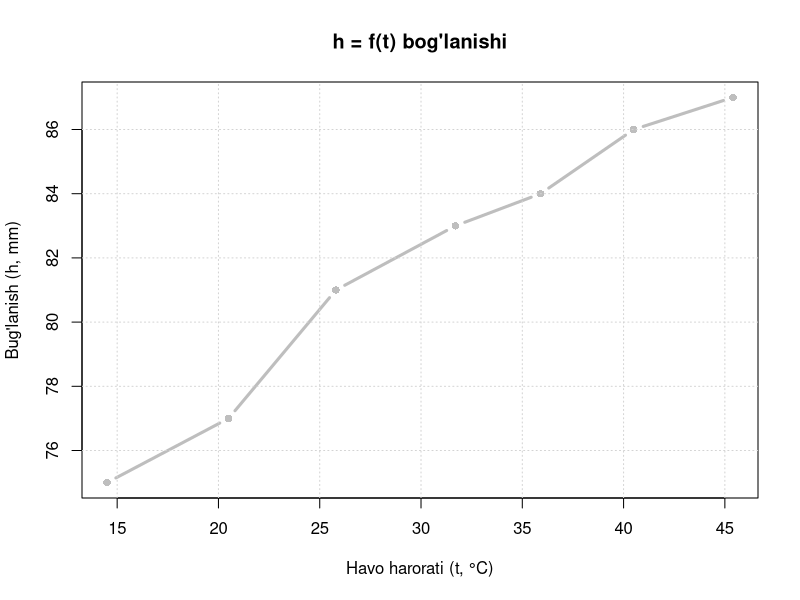

R code for this plot: (Note: this script raises an error after producing the figure.)
# Authors: GAVKHAR Mamadjanova & ZULFIYA Kuranboyeva 
#----------------------------------------------------------------------------- #
#                       5a-amaliy mashg'ulot / Practical 5a                     #
# Y=a+b*x ko'rinishidagi tenglamaning noma'lum parametrlarini 3 usul bilan aniqlash
#     Estimation of the unknown parameters of the hydrological relationship 
#                           Y=a+b*x using three different methods
# ----------------------------------------------------------------------------- #
# Code description in Uzbek |  R version >4.5.0
# Ushbu amaliy mashg'ulotda berilgan o'zgaruvchilar:
# t - havo xarorati (°C) va h - suv yuzasidan bug'lanish qatlami (mm)
# Tenglama quyidagi holatga keltiriladi:
# h = a + b*t va bu yerdan a va b parametrlar hisoblablanadi.

# ----- 1. Boshlang'ich ma'lumotlarni kiritish ---------------------------------

h <- c(75.0, 77.0, 81.0, 83.0, 84.0, 86.0, 87.0)
t <- c(14.5, 20.5, 25.8, 31.7, 35.9, 40.5, 45.4)

n <- length(h)   # kuzatuvlar soni = 7

# ----- 2. Hisoblash jadvaliga kerakli ustunlarni tayyorlash -------------------
# t^2, h*t va ularning yig'indilari

t_squ <- t^2    # t ning kvadrati
ht    <- h * t  # h va t ko'paytmasi

cat("=== Yig'indi qiymatlar ===\n")
cat("  sum(h)     =", sum(h),     "\n")
cat("  sum(t)     =", sum(t),     "\n")
cat("  sum(t^2)   =", sum(t_squ), "\n")
cat("  sum(h*t)   =", sum(ht),    "\n\n")

# ----- 3. h = f(t) bog'lanish grafigini chizish -------------------------------

plot(t, h,
     type = "b",        # "b" = nuqtalar + chiziq
     pch  = 16,         # to'ldirilgan doira belgisi
     col  = "grey",
     lwd  = 3,
     main = "h = f(t) bog'lanishi",
     xlab = "Havo harorati (t, °C)",
     ylab = "Bug'lanish (h, mm)")
grid()

# ----- 4. TANLANGAN NUQTALAR USULI (1-usul) -----------------------------------

cat("=== 1-usul: TANLANGAN NUQTALAR USULI ===\n")
cat("  >>> Grafik oynasida chiziq ustidan 2 ta nuqtani cherting! <<<\n\n")

# locator(2) — foydalanuvchi grafikda 2 marta chertguncha kutadi,
#              so'ng chertilgan nuqtalarning x va y koordinatalarini beradi
nuqtalar <- locator(2)

# Chertilgan nuqtalarni t va h sifatida saqlash
# Kichigidan kattasiga tartiblash (t bo'yicha)
tartib <- order(nuqtalar$x)

t1 <- nuqtalar$x[tartib[1]]
h1 <- nuqtalar$y[tartib[1]]

t2 <- nuqtalar$x[tartib[2]]
h2 <- nuqtalar$y[tartib[2]]

cat("  Siz tanlagan nuqtalar:\n")
cat("  1-nuqta: t1 =", round(t1, 2), ", h1 =", round(h1, 2), "\n")
cat("  2-nuqta: t2 =", round(t2, 2), ", h2 =", round(h2, 2), "\n\n")

# Tanlangan nuqtalarni grafik ustiga chizish
abline(h = h1, v = t1, col = "blue",  lty = 2, lwd = 3)
abline(h = h2, v = t2, col = "green", lty = 2, lwd = 3)

# points() — chertilgan aniq joyga belgi qo'yish
# pch = 19 -> to'ldirilgan doira, cex = 1.8 -> belgi kattaligi
points(t1, h1, col = "blue",  pch = 19, cex = 1.8)
points(t2, h2, col = "green", pch = 19, cex = 1.8)

legend("bottomright",
       legend = c("1-nuqta", "2-nuqta"),
       col    = c("blue", "green"),
       lty    = 2, pch = 19, bty = "n")

# Tenglama sistemasi (qiymatlar avtomatik chiqadi):
#   h1 = a + b * t1
#   h2 = a + b * t2
#
# Matritsa shaklida: A1 * [a, b]' = B1
# rbind() — qatorlardan matrits tuzadi
A1 <- rbind(c(1, t1),
            c(1, t2))
B1 <- c(h1, h2)

# solve() — tenglama sistemasini yechadi
yechim1 <- solve(A1, B1)

a_1 <- yechim1[1]   # a parametri
b_1 <- yechim1[2]   # b parametri

cat("  a =", round(a_1, 2), "\n")
cat("  b =", round(b_1, 2), "\n")
cat("  Tenglama: h* =", round(a_1, 2), "+", round(b_1, 2), "* t\n\n")

# Hisoblangan h* qiymatlari — har bir t uchun
h_1 <- a_1 + b_1 * t

cat("  h_1 qiymatlari:\n")
print(round(h_1, 2))
cat("  sum(h_1) =", round(sum(h_1), 2), "\n\n")

# ----- 5. O'RTACHALAR USULI (2-usul) ------------------------------------------
#
# 7 ta kuzatuv ikki guruhga bo'linadi: birinchi 4 ta, keyin 3 ta
# Har bir guruh uchun yig'indilar hisoblanadi:
#   Σ1(h) = 4*a + b * Σ1(t)   --> 1-guruh (1-4 qatorlar)
#   Σ2(h) = 3*a + b * Σ2(t)   --> 2-guruh (5-7 qatorlar)
# =============================================================

cat("=== 2-usul: O'RTACHALAR USULI ===\n")

# Guruhlar bo'yicha yig'indilar
# [1:4] — birinchi 4 ta element (1,2,3,4-qatorlar)
# [5:7] — keyingi 3 ta element  (5,6,7-qatorlar)
sum_h1 <- sum(h[1:4])
sum_t1 <- sum(t[1:4])

sum_h2 <- sum(h[5:7])
sum_t2 <- sum(t[5:7])

cat("  1-guruh (1-4 qatorlar): sum(h) =", sum_h1, ", sum(t) =", sum_t1, "\n")
cat("  2-guruh (5-7 qatorlar): sum(h) =", sum_h2, ", sum(t) =", sum_t2, "\n")
cat("  Tuzilgan sistema:\n")
cat("   ", sum_h1, "= 4*a + b *", sum_t1, "\n")
cat("   ", sum_h2, "= 3*a + b *", sum_t2, "\n\n")

# Matritsa shaklida yechish
# Birinchi ustun — a ning koeffitsienti (1-guruhda 4, 2-guruhda 3)
# Ikkinchi ustun — b ning koeffitsienti (yig'indi t qiymatlari)
A2 <- rbind(c(4, sum_t1),
            c(3, sum_t2))
B2 <- c(sum_h1, sum_h2)

yechim2 <- solve(A2, B2)

a_2 <- yechim2[1]
b_2 <- yechim2[2]

cat("  a =", round(a_2, 2), "\n")
cat("  b =", round(b_2, 2), "\n")
cat("  Tenglama: h* =", round(a_2, 2), "+", round(b_2, 2), "* t\n\n")

# Hisoblangan h* qiymatlari
h_2 <- a_2 + b_2 * t

cat("  h_2 qiymatlari:\n")
print(round(h_2, 2))
cat("  sum(h_2) =", round(sum(h_2), 2), "\n\n")

# ----- 6. ENG KICHIK KVADRATLAR USULI (EKK) (3-usul) --------------------------

# Barcha kuzatuvlarni hisobga olgan holda normal tenglamalar sistemasini tuzish:
#   Σ(h)   = n*a    + b * Σ(t)
#   Σ(h*t) = a*Σ(t) + b * Σ(t^2)

cat("=== 3-usul: ENG KICHIK KVADRATLAR USULI (EKK) ===\n")
cat("  Tuzilgan sistema:\n")
cat("  ", sum(h),  "= 7*a + b *", sum(t), "\n")
cat("  ", sum(ht), "= a *", sum(t), "+ b *", sum(t_squ), "\n\n")

# Matrits shaklida yechish
A3 <- rbind(c(n,      sum(t)),
            c(sum(t), sum(t_squ)))
B3 <- c(sum(h), sum(ht))

yechim3 <- solve(A3, B3)

a_3 <- yechim3[1]
b_3 <- yechim3[2]

cat("  a =", round(a_3, 2), "\n")
cat("  b =", round(b_3, 2), "\n")
cat("  Tenglama: h* =", round(a_3, 2), "+", round(b_3, 2), "* t\n\n")

# Hisoblangan h* qiymatlari
h_3 <- a_3 + b_3 * t

cat("  h_3 qiymatlari:\n")
print(round(h_3, 2))
cat("  sum(h_3) =", round(sum(h_3), 2), "\n\n")

# ----- 7. Xatoliklarni hisoblash ----------------------------------------------
#
# Tenglama: Δ = h_kuzatilgan - h*_hisoblangan
# Qaysi usulda sum(|Δ|) kichik bo'lsa o'sha usul aniqroq hisoblanadi


cat("=== XATOLIKLARNI HISOBLASH ===\n\n")

Δ_1 <- h - h_1   # 1-usul xatoliklari
Δ_2 <- h - h_2   # 2-usul xatoliklari
Δ_3 <- h - h_3   # 3-usul xatoliklari

# ----- 8-QADAM: NATIJALAR JADVALI ---------------------------------
# Nazariya jadvalidagi barcha ustunlar: t^2, h*t,
# h1*, h2*, h3*, Δ1, Δ2, Δ3

natijalar <- data.frame(
  Nr      = 1:n,
  h       = h,
  t       = t,
  t2      = round(t_squ,   2),    # t^2
  ht      = round(ht,      2),    # h * t
  h1_hisob = round(h_1,    2),    # 1-usul hisoblangan
  h2_hisob = round(h_2,    2),    # 2-usul hisoblangan
  h3_hisob = round(h_3,    2),    # 3-usul hisoblangan
  Δ1  = round(Δ_1, 2),    # 1-usul xatoligi
  Δ2  = round(Δ_2, 2),    # 2-usul xatoligi
  Δ3  = round(Δ_3, 2)     # 3-usul xatoligi
)

cat("Natijalar jadvali (1-jadval bilan solishtiring):\n")
print(natijalar, row.names = FALSE)

# Yig'indi qator
cat("\nYig'indilar:\n")
cat("  sum(h)      =", sum(h),             "\n")
cat("  sum(t)      =", sum(t),             "\n")
cat("  sum(t^2)    =", sum(t_squ),         "\n")
cat("  sum(h*t)    =", sum(ht),            "\n")
cat("  sum(h1*)    =", round(sum(h_1), 2), "\n")
cat("  sum(h2*)    =", round(sum(h_2), 2), "\n")
cat("  sum(h3*)    =", round(sum(h_3), 2), "\n")
cat("  sum(Δ1) =", round(sum(Δ_1), 2), "\n")
cat("  sum(Δ2) =", round(sum(Δ_2), 2), "\n")
cat("  sum(Δ3) =", round(sum(Δ_3), 2), "\n\n")

# ----- 9. XULOSA — qaysi usul aniqroq? ----------------------------------------
# Nazariyaga ko'ra: sum(|Δ|) kichik bo'lgan usul afzal hisoblanadi

abs_sum <- c(sum(abs(Δ_1)),
             sum(abs(Δ_2)),
             sum(abs(Δ_3)))

usul_nomi <- c("Usul 1 (Tanlangan nuqtalar)",
               "Usul 2 (O'rtachalar)",
               "Usul 3 (EKK)")

eng_yaxshi <- which.min(abs_sum) # xatolilar summasi kichik bo'lgan usulni tanlash  

cat("Xatoliklar taqqoslash:\n")
cat("  sum(|Δ1|) =", round(abs_sum[1], 2), "\n")
cat("  sum(|Δ2|) =", round(abs_sum[2], 2), "\n")
cat("  sum(|Δ3|) =", round(abs_sum[3], 2), "\n\n")

cat("XULOSA:", usul_nomi[eng_yaxshi], "eng aniq natija berdi.\n")
cat("  sum(|Δ|) =", round(abs_sum[eng_yaxshi], 2), "\n\n")

 
 
